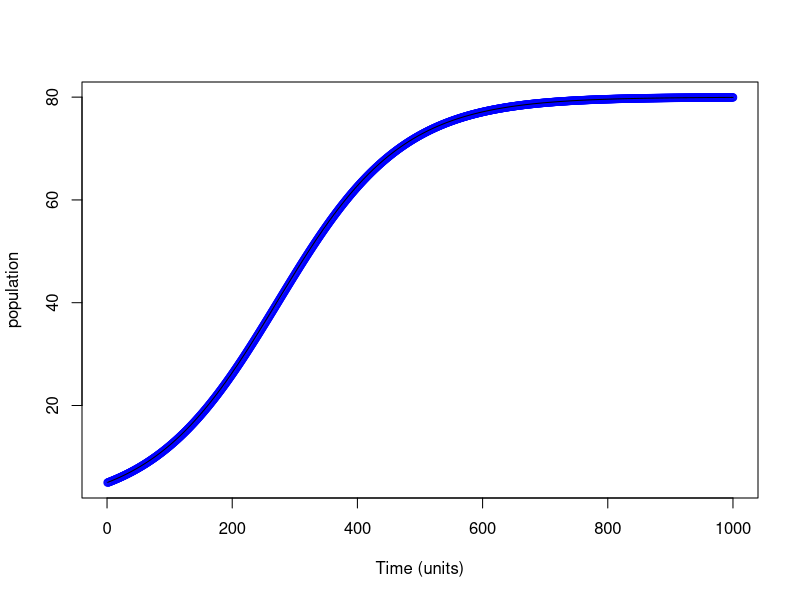

Generate this figure with R:
# Code for the logistic growth model
r <- 0.01 # growth rate
K <- 80 # carrying capacity
p0 <- 5 # inital population
time <- 1000 # run <time> units
dt <- 1 # time step

# Logistic growth model:
# dP/dt = r ((K-p)/K) P

p <- array(-9, dim = c(time/dt))
p[1] <- p0
for (i in 1:(nrow(p)-1)) {
      p[i+1] <- p[i] + (dt * (p[i] * r * (K-p[i]) / K))
}

plot(p, type = "p", col = "blue", xlim = c(0,time), xlab = "Time (units)", ylab = "population")

# compare to the analytic solution:
tim <- (c(1:(time/dt)))*dt
pop <- K / (1+((K/p0)-1)*exp(-r*tim))
lines(tim,pop)
# Here, you see an example of truncation error, if you use a dt>>1 and rounding error with dt<<1.